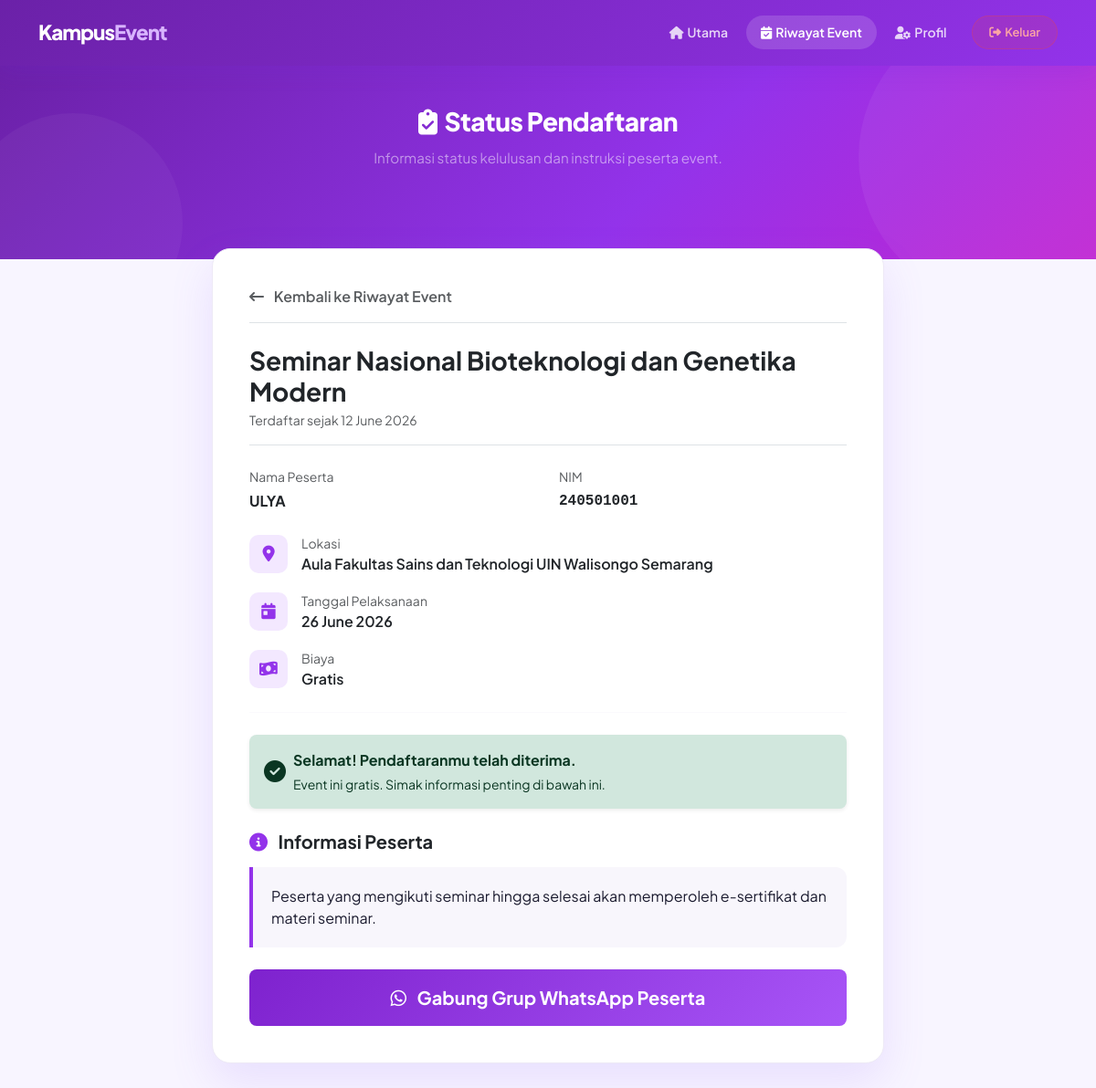
Screenshot of /mahasiswa/informasi_event.php?id=8 (signed in) with the database file from the repository.
### tables this page shows
CREATE TABLE `pendaftaran` (
  `id_pendaftaran` int(11) NOT NULL,
  `id_event` int(11) NOT NULL,
  `nim` varchar(20) NOT NULL,
  `tanggal_daftar` timestamp NOT NULL DEFAULT current_timestamp(),
  `status` enum('Menunggu','Diterima','Ditolak') DEFAULT 'Menunggu'
);

CREATE TABLE `event` (
  `id_event` int(11) NOT NULL,
  `id_hmj` int(11) NOT NULL,
  `id_prodi` int(11) DEFAULT NULL,
  `nama_event` varchar(200) NOT NULL,
  `kategori` enum('Lomba','Seminar','Open Recruitment','Workshop','Lainnya') DEFAULT 'Lainnya',
  `deskripsi` text DEFAULT NULL,
  `lokasi` varchar(200) DEFAULT NULL,
  `tanggal_event` date NOT NULL,
  `kuota` int(11) NOT NULL,
  `biaya` decimal(10,2) DEFAULT 0.00,
  `poster` varchar(255) DEFAULT NULL,
  `link_grup` varchar(255) DEFAULT NULL,
  `informasi_peserta` text DEFAULT NULL,
  `status` enum('Process','Disetujui','Ditolak') DEFAULT 'Process'
);

CREATE TABLE `users` (
  `id_user` int(11) NOT NULL,
  `nama` varchar(100) NOT NULL,
  `email` varchar(100) NOT NULL,
  `password` varchar(255) DEFAULT NULL,
  `foto` varchar(255) DEFAULT NULL,
  `role` enum('SEMA','HMJ','MAHASISWA') NOT NULL,
  `id_prodi` int(11) DEFAULT NULL
);

CREATE TABLE `mahasiswa` (
  `nim` varchar(20) NOT NULL,
  `id_user` int(11) NOT NULL,
  `angkatan` year(4) DEFAULT NULL,
  `kelas` varchar(10) DEFAULT NULL,
  `no_hp` varchar(20) DEFAULT NULL
);

### mahasiswa/informasi_event.php (the view, shortened to what this page needs)
<?php
include "../config/koneksi.php";
$id_pendaftaran = (int) $_GET['id'];
$query = mysqli_query($conn, "
    SELECT
        pendaftaran.id_pendaftaran,
        pendaftaran.status AS status_pendaftaran,
        pendaftaran.tanggal_daftar,
        event.nama_event,
        event.lokasi,
        event.tanggal_event,
        event.biaya,
        event.link_grup,
        event.informasi_peserta,
        pembayaran.status AS status_pembayaran,
        pembayaran.bukti_bayar,
        mahasiswa.nim,
        users.nama AS nama_mahasiswa
    FROM pendaftaran
    JOIN mahasiswa ON pendaftaran.nim = mahasiswa.nim
    JOIN users ON mahasiswa.id_user = users.id_user
    JOIN event ON pendaftaran.id_event = event.id_event
    LEFT JOIN (
        SELECT * FROM pembayaran
        WHERE id_pembayaran IN (
            SELECT MAX(id_pembayaran) FROM pembayaran GROUP BY id_pendaftaran
        )
    ) pembayaran ON pendaftaran.id_pendaftaran = pembayaran.id_pendaftaran
    WHERE pendaftaran.id_pendaftaran = '$id_pendaftaran'
    AND mahasiswa.id_user = '" . $_SESSION['id_user'] . "'
");
$data = mysqli_fetch_assoc($query);
$biaya        = (float) $data['biaya'];
$status_daftar = $data['status_pendaftaran'];
$status_bayar  = $data['status_pembayaran'];
$is_gratis        = $biaya == 0;
$is_diterima      = $status_daftar === 'Diterima';
$is_bayar_valid   = $status_bayar === 'Valid';
$boleh_info_penuh = $is_diterima && ($is_gratis || $is_bayar_valid);
?>
<!DOCTYPE html>
<html lang="id">
<head>
    <link href="https://cdn.jsdelivr.net/npm/bootstrap@5.3.3/dist/css/bootstrap.min.css" rel="stylesheet">
    <link rel="stylesheet" href="https://cdnjs.cloudflare.com/ajax/libs/font-awesome/6.4.0/css/all.min.css">
</head>
<body>
<nav class="navbar navbar-expand-lg navbar-dark navbar-custom sticky-top">
    <div class="container">
        <a class="navbar-brand navbar-brand-logo" href="dashboard.php">
            Kampus<span>Event</span>
        </a>
        <div class="collapse navbar-collapse" id="navbarNav">
            <ul class="navbar-nav ms-auto align-items-center gap-1 mt-3 mt-lg-0">
                <li class="nav-item">
                    <a class="nav-link nav-pill" href="dashboard.php">
                        <i class="fa-solid fa-house me-1"></i>Utama
                    </a>
                </li>
                <li class="nav-item">
                    <a class="nav-link nav-pill active" href="event_saya.php">
                        <i class="fa-solid fa-calendar-check me-1"></i>Riwayat Event
                    </a>
                </li>
                <li class="nav-item">
                    <a class="nav-link nav-pill" href="profil.php">
                        <i class="fa-solid fa-user-gear me-1"></i>Profil
                    </a>
                </li>
                <li class="nav-item ms-2">
                    <a class="btn-logout" href="../logout.php">
                        <i class="fa-solid fa-right-from-bracket me-1"></i>Keluar
                    </a>
                </li>
            </ul>
        </div>
    </div>
</nav>
<section class="hero-section text-center">
    <div class="container">
        <div class="hero-greeting">
            <i class="fa-solid fa-clipboard-check me-2"></i>Status Pendaftaran
        </div>
        <div class="text-white-50 mt-2" style="font-size: 0.95rem;">
            Informasi status kelulusan dan instruksi peserta event.
        </div>
    </div>
</section>
<div class="container my-5">
    <div class="row justify-content-center">
        <div class="col-lg-8">
            <div class="page-card">
                <div class="mb-4 pb-3 border-bottom">
                    <a href="event_saya.php" class="text-decoration-none fw-semibold text-muted">
                        <i class="fa-solid fa-arrow-left-long me-2"></i> Kembali ke Riwayat Event
                    </a>
                </div>
                <div class="mb-4 pb-3 border-bottom">
                    <h3 class="fw-bold text-dark mb-1">
                        <?= htmlspecialchars($data['nama_event']); ?>
                    </h3>
                    <p class="text-muted small mb-0">
                        Terdaftar sejak <?= date('d F Y', strtotime($data['tanggal_daftar'])); ?>
                    </p>
                </div>
                <div class="row mb-4">
                    <div class="col-md-6 mb-3 mb-md-0">
                        <small class="text-muted d-block mb-1">Nama Peserta</small>
                        <p class="fw-bold text-dark mb-0">
                            <?= htmlspecialchars($data['nama_mahasiswa']); ?>
                        </p>
                    </div>
                    <div class="col-md-6">
                        <small class="text-muted d-block mb-1">NIM</small>
                        <p class="fw-bold text-dark mb-0 font-monospace">
                            <?= htmlspecialchars($data['nim']); ?>
                        </p>
                    </div>
                </div>
                <div class="meta-list-item">
                    <div class="meta-icon-wrapper"><i class="fa-solid fa-location-dot"></i></div>
                    <div>
                        <small class="text-muted d-block">Lokasi</small>
                        <span class="fw-semibold text-dark"><?= htmlspecialchars($data['lokasi'] ?? '-'); ?></span>
                    </div>
                </div>
                <div class="meta-list-item">
                    <div class="meta-icon-wrapper"><i class="fa-solid fa-calendar-day"></i></div>
                    <div>
                        <small class="text-muted d-block">Tanggal Pelaksanaan</small>
                        <span class="fw-semibold text-dark"><?= date('d F Y', strtotime($data['tanggal_event'])); ?></span>
                    </div>
                </div>
                <div class="meta-list-item">
                    <div class="meta-icon-wrapper"><i class="fa-solid fa-money-bill-wave"></i></div>
                    <div>
                        <small class="text-muted d-block">Biaya</small>
                        <span class="fw-semibold text-dark">
                            <?= $biaya > 0 ? 'Rp ' . number_format($biaya, 0, ',', '.') : 'Gratis'; ?>
                        </span>
                    </div>
                </div>
                <hr class="my-4" style="border-color: var(--border);">
                <?php if ($boleh_info_penuh): ?>
                    <div class="alert alert-success border-0 shadow-sm rounded-3 mb-4">
                        <div class="d-flex align-items-center gap-2">
                            <i class="fa-solid fa-circle-check fs-4"></i>
                            <div>
                                <strong>Selamat! Pendaftaranmu telah diterima.</strong>
                                <p class="mb-0 small mt-1">
                                    <?= $is_gratis
                                        ? 'Event ini gratis. Simak informasi penting di bawah ini.'
                                        : 'Pembayaranmu telah terverifikasi. Simak informasi penting di bawah ini.'; ?>
                                </p>
                            </div>
                        </div>
                    </div>
                    <div class="mb-4">
                        <h5 class="fw-bold text-dark mb-3">
                            <i class="fa-solid fa-circle-info me-2" style="color: var(--purple-600);"></i>
                            Informasi Peserta
                        </h5>
                        <div class="info-box">
                            <?php if (!empty($data['informasi_peserta'])): ?>
                                <?= nl2br(htmlspecialchars($data['informasi_peserta'])); ?>
                            <?php else: ?>
                                <em class="text-muted">Belum ada informasi tambahan dari penyelenggara.</em>
                            <?php endif; ?>
                        </div>
                    </div>
                    <?php if (!empty($data['link_grup'])): ?>
                    <div class="d-grid">
                        <a href="<?= htmlspecialchars($data['link_grup']); ?>"
                           target="_blank"
                           class="btn btn-purple btn-lg rounded-3 py-3">
                            <i class="fa-brands fa-whatsapp me-2"></i>
                            Gabung Grup WhatsApp Peserta
                        </a>
                    </div>
                    <?php endif; ?>
                <?php endif; ?>
            </div>
        </div>
    </div>
</div>
</body>
</html>

### mahasiswa/informasi_event.php (style rules this page uses)
:root { --purple-50: #faf5ff; --purple-100: #f3e8ff; --purple-200: #e9d5ff; --purple-500: #a855f7; --purple-600: #9333ea; --purple-700: #7e22ce; --purple-800: #6b21a8; --purple-900: #581c87; --soft-bg: #f8f5ff; --card-bg: #ffffff; --text-dark: #1a1a2e; --text-muted: #64748b; --border: #ede9f6; --radius-lg: 20px; --radius-md: 14px; --radius-sm: 10px; --shadow-sm: 0 2px 8px rgba(139,92,246,0.06); --shadow-md: 0 8px 24px rgba(139,92,246,0.10); --shadow-lg: 0 20px 48px rgba(139,92,246,0.14); }
* { box-sizing: border-box; }
body { font-family: 'Plus Jakarta Sans', sans-serif; background-color: var(--soft-bg); color: var(--text-dark); min-height: 100vh; }
.navbar-custom { background: linear-gradient(135deg, var(--purple-800) 0%, var(--purple-600) 100%); box-shadow: 0 4px 24px rgba(109,40,217,0.18); padding: 14px 0; }
.navbar-brand-logo { font-size: 1.4rem; font-weight: 900; letter-spacing: -1px; color: #fff; text-decoration: none; }
.navbar-brand-logo span { color: #d8b4fe; }
.nav-pill { font-weight: 600; font-size: 0.875rem; color: rgba(255,255,255,0.8) !important; padding: 8px 16px !important; border-radius: 50px !important; transition: all 0.2s; }
.nav-pill:hover, .nav-pill.active { color: #fff !important; background: rgba(255,255,255,0.15) !important; }
.btn-logout { background: rgba(239,68,68,0.15); border: 1px solid rgba(239,68,68,0.3); color: #fca5a5; font-weight: 600; font-size: 0.8rem; padding: 8px 18px; border-radius: 50px; transition: all 0.2s; text-decoration: none; display: inline-block; }
.hero-section { background: linear-gradient(135deg, var(--purple-800) 0%, var(--purple-600) 60%, #c026d3 100%); padding: 40px 0 100px; position: relative; overflow: hidden; }
.hero-section::before { content: ''; position: absolute; top: -60px; right: -60px; width: 320px; height: 320px; background: rgba(255,255,255,0.05); border-radius: 50%; }
.hero-section::after { content: ''; position: absolute; bottom: -80px; left: -40px; width: 240px; height: 240px; background: rgba(255,255,255,0.04); border-radius: 50%; }
.hero-greeting { font-size: 1.75rem; font-weight: 800; color: #fff; letter-spacing: -0.5px; }
.page-card { background: var(--card-bg); border-radius: var(--radius-lg); border: 1px solid var(--border); box-shadow: var(--shadow-lg); padding: 40px; margin-top: -60px; position: relative; z-index: 10; }
.meta-icon-wrapper { width: 42px; height: 42px; background-color: var(--purple-100); color: var(--purple-600); border-radius: 10px; display: flex; align-items: center; justify-content: center; flex-shrink: 0; font-size: 1.1rem; }
.meta-list-item { display: flex; align-items: center; gap: 15px; margin-bottom: 18px; }
.info-box { background: #f8f6fc; border-left: 4px solid var(--purple-600); border-radius: 0 12px 12px 0; padding: 20px; }
.btn-purple { background: linear-gradient(135deg, var(--purple-700), var(--purple-500)); color: white; border: none; font-weight: 700; border-radius: var(--radius-sm); transition: opacity 0.2s, transform 0.1s; }

### rows the page displays
pendaftaran: id_event.nama_event "Seminar Nasional Bioteknologi dan Genetika Modern", tanggal_daftar "12 June 2026", users.nama "ULYA", nim.nim "240501001", id_event.lokasi "Aula Fakultas Sains dan Teknologi UIN Walisongo Semarang", id_event.tanggal_event "26 June 2026", id_event.informasi_peserta "Peserta yang mengikuti seminar hingga selesai akan memperoleh e-sertifikat dan materi seminar."
